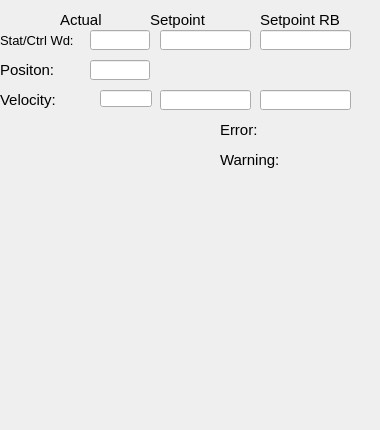
   <widget class="QWidget" name="tab">
    <property name="sizePolicy">
     <sizepolicy hsizetype="Fixed" vsizetype="Fixed">
      <horstretch>0</horstretch>
      <verstretch>0</verstretch>
     </sizepolicy>
    </property>
    <attribute name="title">
     <string>General</string>
    </attribute>
    <widget class="caLabel" name="calabel_9">
     <property name="geometry">
      <rect>
       <x>0</x>
       <y>30</y>
       <width>80</width>
       <height>20</height>
      </rect>
     </property>
     <property name="sizePolicy">
      <sizepolicy hsizetype="Fixed" vsizetype="Fixed">
       <horstretch>0</horstretch>
       <verstretch>0</verstretch>
      </sizepolicy>
     </property>
     <property name="font">
      <font>
       <pointsize>10</pointsize>
      </font>
     </property>
     <property name="text">
      <string>Stat/Ctrl Wd:</string>
     </property>
     <property name="textFormat">
      <enum>Qt::PlainText</enum>
     </property>
     <property name="scaledContents">
      <bool>false</bool>
     </property>
    </widget>
    <widget class="caLabel" name="calabel_13">
     <property name="geometry">
      <rect>
       <x>220</x>
       <y>120</y>
       <width>80</width>
       <height>20</height>
      </rect>
     </property>
     <property name="sizePolicy">
      <sizepolicy hsizetype="Fixed" vsizetype="Fixed">
       <horstretch>0</horstretch>
       <verstretch>0</verstretch>
      </sizepolicy>
     </property>
     <property name="font">
      <font>
       <pointsize>11</pointsize>
      </font>
     </property>
     <property name="text">
      <string>Error:</string>
     </property>
    </widget>
    <widget class="caLabel" name="calabel_10">
     <property name="geometry">
      <rect>
       <x>0</x>
       <y>90</y>
       <width>80</width>
       <height>20</height>
      </rect>
     </property>
     <property name="sizePolicy">
      <sizepolicy hsizetype="Fixed" vsizetype="Fixed">
       <horstretch>0</horstretch>
       <verstretch>0</verstretch>
      </sizepolicy>
     </property>
     <property name="font">
      <font>
       <pointsize>11</pointsize>
      </font>
     </property>
     <property name="text">
      <string>Velocity:</string>
     </property>
    </widget>
    <widget class="caLineEdit" name="calineedit_9">
     <property name="geometry">
      <rect>
       <x>90</x>
       <y>30</y>
       <width>60</width>
       <height>20</height>
      </rect>
     </property>
     <property name="channel" stdset="0">
      <string notr="true">$(IOC):m$(MasterID)s$(SlaveID)-Drv01-Stat</string>
     </property>
     <property name="background">
      <color alpha="0">
       <red>160</red>
       <green>160</green>
       <blue>164</blue>
      </color>
     </property>
     <property name="colorMode">
      <enum>caLineEdit::Static</enum>
     </property>
     <property name="precisionMode">
      <enum>caLineEdit::Channel</enum>
     </property>
     <property name="unitsEnabled">
      <bool>true</bool>
     </property>
    </widget>
    <widget class="caLed" name="caled_Warning">
     <property name="geometry">
      <rect>
       <x>300</x>
       <y>150</y>
       <width>52</width>
       <height>12</height>
      </rect>
     </property>
     <property name="sizePolicy">
      <sizepolicy hsizetype="Preferred" vsizetype="MinimumExpanding">
       <horstretch>0</horstretch>
       <verstretch>0</verstretch>
      </sizepolicy>
     </property>
     <property name="minimumSize">
      <size>
       <width>4</width>
       <height>12</height>
      </size>
     </property>
     <property name="toolTip">
      <string>&lt;html&gt;&lt;head/&gt;&lt;body&gt;&lt;p&gt;E-Bus Power Status&lt;/p&gt;&lt;/body&gt;&lt;/html&gt;</string>
     </property>
     <property name="rectangular">
      <bool>true</bool>
     </property>
     <property name="gradientEnabled">
      <bool>false</bool>
     </property>
     <property name="ledHeight">
      <number>10</number>
     </property>
     <property name="channel" stdset="0">
      <string notr="true">$(IOC):m$(MasterID)s$(SlaveID)-Drv01-WrnAlrm</string>
     </property>
     <property name="colorMode">
      <enum>caLed::Static</enum>
     </property>
     <property name="falseColor">
      <color>
       <red>255</red>
       <green>170</green>
       <blue>0</blue>
      </color>
     </property>
     <property name="trueColor">
      <color>
       <red>0</red>
       <green>85</green>
       <blue>0</blue>
      </color>
     </property>
     <property name="trueValue">
      <string notr="true">0</string>
     </property>
     <property name="falseValue">
      <string notr="true">1</string>
     </property>
    </widget>
    <widget class="caLed" name="caled_Error">
     <property name="geometry">
      <rect>
       <x>300</x>
       <y>120</y>
       <width>52</width>
       <height>12</height>
      </rect>
     </property>
     <property name="sizePolicy">
      <sizepolicy hsizetype="Preferred" vsizetype="MinimumExpanding">
       <horstretch>0</horstretch>
       <verstretch>0</verstretch>
      </sizepolicy>
     </property>
     <property name="minimumSize">
      <size>
       <width>4</width>
       <height>12</height>
      </size>
     </property>
     <property name="toolTip">
      <string>&lt;html&gt;&lt;head/&gt;&lt;body&gt;&lt;p&gt;E-Bus Power Status&lt;/p&gt;&lt;/body&gt;&lt;/html&gt;</string>
     </property>
     <property name="rectangular">
      <bool>true</bool>
     </property>
     <property name="gradientEnabled">
      <bool>false</bool>
     </property>
     <property name="ledHeight">
      <number>10</number>
     </property>
     <property name="channel" stdset="0">
      <string notr="true">$(IOC):m$(MasterID)s$(SlaveID)-Drv01-ErrAlrm</string>
     </property>
     <property name="colorMode">
      <enum>caLed::Static</enum>
     </property>
     <property name="falseColor">
      <color>
       <red>170</red>
       <green>0</green>
       <blue>0</blue>
      </color>
     </property>
     <property name="trueColor">
      <color>
       <red>0</red>
       <green>85</green>
       <blue>0</blue>
      </color>
     </property>
     <property name="trueValue">
      <string notr="true">0</string>
     </property>
     <property name="falseValue">
      <string notr="true">1</string>
     </property>
    </widget>
    <widget class="caLabel" name="calabel_14">
     <property name="geometry">
      <rect>
       <x>220</x>
       <y>150</y>
       <width>80</width>
       <height>20</height>
      </rect>
     </property>
     <property name="sizePolicy">
      <sizepolicy hsizetype="Fixed" vsizetype="Fixed">
       <horstretch>0</horstretch>
       <verstretch>0</verstretch>
      </sizepolicy>
     </property>
     <property name="font">
      <font>
       <pointsize>11</pointsize>
      </font>
     </property>
     <property name="text">
      <string>Warning:</string>
     </property>
    </widget>
    <widget class="caLineEdit" name="calineedit">
     <property name="geometry">
      <rect>
       <x>90</x>
       <y>60</y>
       <width>60</width>
       <height>20</height>
      </rect>
     </property>
     <property name="channel" stdset="0">
      <string notr="true">$(IOC):m$(MasterID)s$(SlaveID)-Enc01-PosAct</string>
     </property>
     <property name="background">
      <color alpha="0">
       <red>160</red>
       <green>160</green>
       <blue>164</blue>
      </color>
     </property>
     <property name="colorMode">
      <enum>caLineEdit::Static</enum>
     </property>
     <property name="precisionMode">
      <enum>caLineEdit::User</enum>
     </property>
    </widget>
    <widget class="caLabel" name="calabel_5">
     <property name="geometry">
      <rect>
       <x>0</x>
       <y>60</y>
       <width>80</width>
       <height>20</height>
      </rect>
     </property>
     <property name="sizePolicy">
      <sizepolicy hsizetype="Fixed" vsizetype="Fixed">
       <horstretch>0</horstretch>
       <verstretch>0</verstretch>
      </sizepolicy>
     </property>
     <property name="font">
      <font>
       <pointsize>11</pointsize>
      </font>
     </property>
     <property name="text">
      <string>Positon:</string>
     </property>
    </widget>
    <widget class="caTextEntry" name="catextentry_13">
     <property name="geometry">
      <rect>
       <x>160</x>
       <y>90</y>
       <width>91</width>
       <height>20</height>
      </rect>
     </property>
     <property name="minimumSize">
      <size>
       <width>0</width>
       <height>20</height>
      </size>
     </property>
     <property name="maximumSize">
      <size>
       <width>16777215</width>
       <height>20</height>
      </size>
     </property>
     <property name="readOnly">
      <bool>false</bool>
     </property>
     <property name="channel" stdset="0">
      <string notr="true">$(IOC):m$(MasterID)s$(SlaveID)-Drv01-Spd</string>
     </property>
     <property name="keepFocus">
      <bool>true</bool>
     </property>
    </widget>
    <widget class="caTextEntry" name="catextentry_14">
     <property name="geometry">
      <rect>
       <x>260</x>
       <y>90</y>
       <width>91</width>
       <height>20</height>
      </rect>
     </property>
     <property name="minimumSize">
      <size>
       <width>0</width>
       <height>20</height>
      </size>
     </property>
     <property name="maximumSize">
      <size>
       <width>16777215</width>
       <height>20</height>
      </size>
     </property>
     <property name="readOnly">
      <bool>false</bool>
     </property>
     <property name="channel" stdset="0">
      <string notr="true">$(IOC):m$(MasterID)s$(SlaveID)-Drv01-Spd-RB</string>
     </property>
     <property name="keepFocus">
      <bool>true</bool>
     </property>
    </widget>
    <widget class="caTextEntry" name="catextentry_16">
     <property name="geometry">
      <rect>
       <x>160</x>
       <y>30</y>
       <width>91</width>
       <height>20</height>
      </rect>
     </property>
     <property name="minimumSize">
      <size>
       <width>0</width>
       <height>20</height>
      </size>
     </property>
     <property name="maximumSize">
      <size>
       <width>16777215</width>
       <height>20</height>
      </size>
     </property>
     <property name="readOnly">
      <bool>false</bool>
     </property>
     <property name="channel" stdset="0">
      <string notr="true">$(IOC):m$(MasterID)s$(SlaveID)-Drv01-Cmd</string>
     </property>
     <property name="keepFocus">
      <bool>true</bool>
     </property>
    </widget>
    <widget class="caTextEntry" name="catextentry_17">
     <property name="geometry">
      <rect>
       <x>260</x>
       <y>30</y>
       <width>91</width>
       <height>20</height>
      </rect>
     </property>
     <property name="minimumSize">
      <size>
       <width>0</width>
       <height>20</height>
      </size>
     </property>
     <property name="maximumSize">
      <size>
       <width>16777215</width>
       <height>20</height>
      </size>
     </property>
     <property name="readOnly">
      <bool>false</bool>
     </property>
     <property name="channel" stdset="0">
      <string notr="true">$(IOC):m$(MasterID)s$(SlaveID)-Drv01-Cmd-RB</string>
     </property>
     <property name="keepFocus">
      <bool>true</bool>
     </property>
    </widget>
    <widget class="caLabel" name="calabel_51">
     <property name="geometry">
      <rect>
       <x>60</x>
       <y>10</y>
       <width>80</width>
       <height>20</height>
      </rect>
     </property>
     <property name="sizePolicy">
      <sizepolicy hsizetype="Fixed" vsizetype="Fixed">
       <horstretch>0</horstretch>
       <verstretch>0</verstretch>
      </sizepolicy>
     </property>
     <property name="font">
      <font>
       <pointsize>11</pointsize>
      </font>
     </property>
     <property name="text">
      <string>Actual</string>
     </property>
     <property name="textFormat">
      <enum>Qt::PlainText</enum>
     </property>
     <property name="scaledContents">
      <bool>false</bool>
     </property>
    </widget>
    <widget class="caLabel" name="calabel_52">
     <property name="geometry">
      <rect>
       <x>150</x>
       <y>10</y>
       <width>80</width>
       <height>20</height>
      </rect>
     </property>
     <property name="sizePolicy">
      <sizepolicy hsizetype="Fixed" vsizetype="Fixed">
       <horstretch>0</horstretch>
       <verstretch>0</verstretch>
      </sizepolicy>
     </property>
     <property name="font">
      <font>
       <pointsize>11</pointsize>
      </font>
     </property>
     <property name="text">
      <string>Setpoint</string>
     </property>
     <property name="textFormat">
      <enum>Qt::PlainText</enum>
     </property>
     <property name="scaledContents">
      <bool>false</bool>
     </property>
    </widget>
    <widget class="caLabel" name="calabel_53">
     <property name="geometry">
      <rect>
       <x>260</x>
       <y>10</y>
       <width>80</width>
       <height>20</height>
      </rect>
     </property>
     <property name="sizePolicy">
      <sizepolicy hsizetype="Fixed" vsizetype="Fixed">
       <horstretch>0</horstretch>
       <verstretch>0</verstretch>
      </sizepolicy>
     </property>
     <property name="font">
      <font>
       <pointsize>11</pointsize>
      </font>
     </property>
     <property name="text">
      <string>Setpoint RB</string>
     </property>
     <property name="textFormat">
      <enum>Qt::PlainText</enum>
     </property>
     <property name="scaledContents">
      <bool>false</bool>
     </property>
    </widget>
    <widget class="caLineEdit" name="calineedit_4">
     <property name="geometry">
      <rect>
       <x>100</x>
       <y>90</y>
       <width>52</width>
       <height>17</height>
      </rect>
     </property>
     <property name="channel" stdset="0">
      <string notr="true">$(IOC):m$(MasterID)s$(SlaveID)-Drv01-VelAct</string>
     </property>
     <property name="background">
      <color alpha="0">
       <red>160</red>
       <green>160</green>
       <blue>164</blue>
      </color>
     </property>
     <property name="colorMode">
      <enum>caLineEdit::Static</enum>
     </property>
     <property name="precisionMode">
      <enum>caLineEdit::User</enum>
     </property>
    </widget>
    <widget class="caStripPlot" name="castripplot_3">
     <property name="geometry">
      <rect>
       <x>10</x>
       <y>180</y>
       <width>361</width>
       <height>241</height>
      </rect>
     </property>
     <property name="Title" stdset="0">
      <string notr="true">Position</string>
     </property>
     <property name="channels" stdset="0">
      <string>$(IOC):m$(MasterID)s$(SlaveID)-Enc01-PosAct</string>
     </property>
     <property name="YAxisScaling" stdset="0">
      <enum>caStripPlot::autoScale</enum>
     </property>
     <property name="foreground">
      <color>
       <red>244</red>
       <green>244</green>
       <blue>244</blue>
      </color>
     </property>
    </widget>
   </widget>
